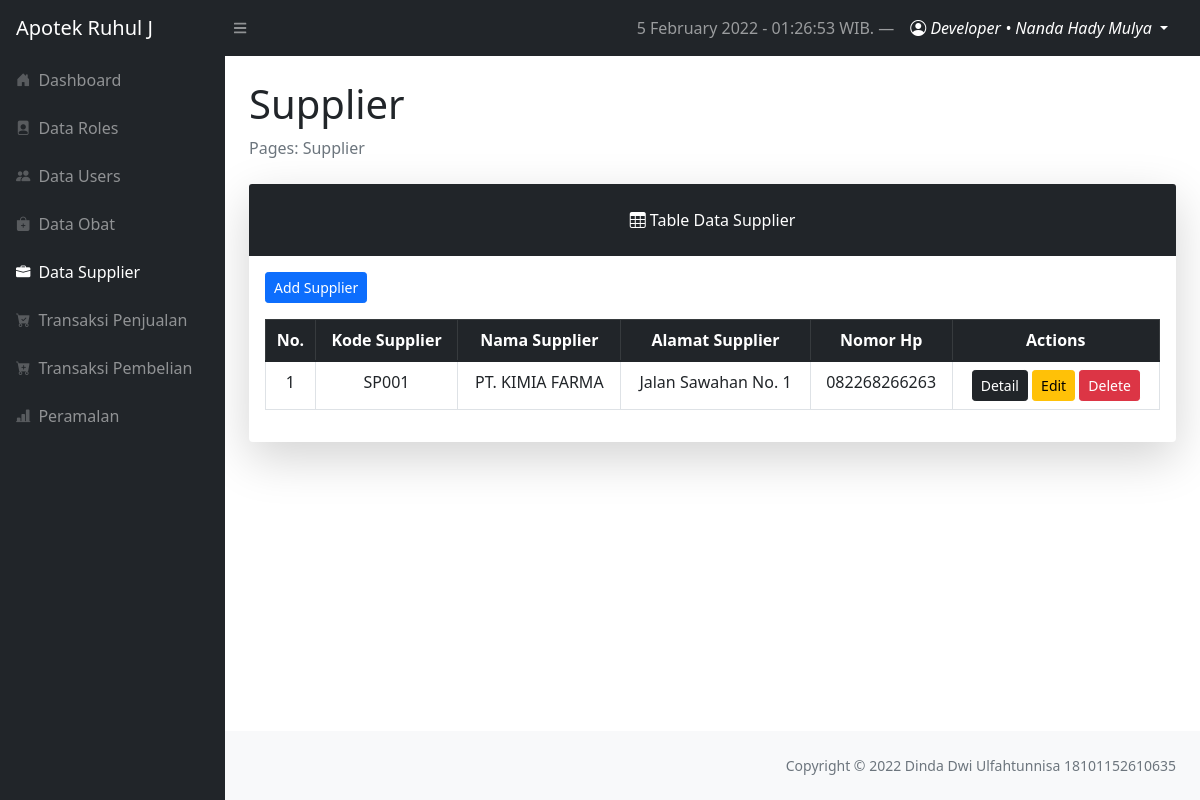
The page /layouts/dashboard/index.php?page=supplier (signed in) on the database as committed earlier.
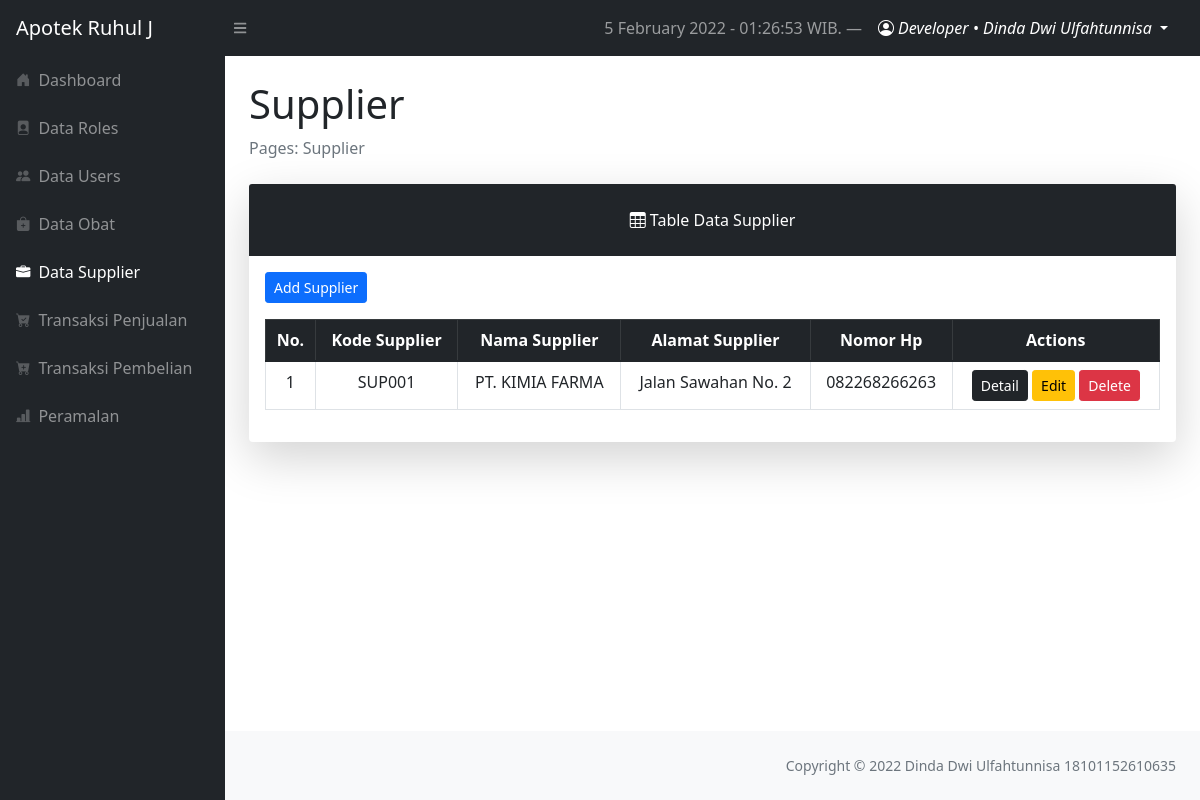
The same page on the database as committed later.
### tables this page shows
CREATE TABLE `tbl_supplier` (
  `supplier_id` int(11) NOT NULL,
  `kode_supplier` varchar(10) NOT NULL,
  `nama_supplier` varchar(50) NOT NULL,
  `alamat` text NOT NULL,
  `nohp` varchar(13) NOT NULL
);

### config/functionDate.php (called while the page is built, shortened)
<?php
$timenow = date("j F Y - H:i:s");

### config/config.php (called while the page is built, shortened)
<?php
$localhost  = "localhost";
$username   = "root";
$password   = "";
$db         = "skripsi_dinda";
$conn = mysqli_connect($localhost, $username, $password, $db);
function query($query)
{
    global $conn;
    $result = mysqli_query($conn, $query);
    while ($row = mysqli_fetch_assoc($result)) {
        $rows[] = $row;
    }
    return $rows;
}

### layouts/dashboard/supplier/index.php (the view, shortened to what this page needs)
<?php
require '../../config/config.php';
$suppliers = query("SELECT * FROM tbl_supplier");
$no = 1;
?>
<main>
    <div class="container-fluid px-4">
        <h1 class="mt-4">Supplier</h1>
        <ol class="breadcrumb mb-4">
            <li class="breadcrumb-item active">Pages: Supplier</li>
        </ol>
        <div class="card shadow-lg border-0 mb-4">
            <div class="card-header border-0 text-center p-4 bg-dark text-white">
                <i class="bi bi-table"></i>
                Table Data Supplier
            </div>
            <div class="card-body">
                <a href="?page=supplier/create" class="btn btn-sm btn-primary mb-3">Add Supplier</a>
                <table class="table table-bordered table-hover table-responsive-sm text-center">
                    <thead class="table-dark">
                        <th scope="col">No.</th>
                        <th scope="col">Kode Supplier</th>
                        <th scope="col">Nama Supplier</th>
                        <th scope="col">Alamat Supplier</th>
                        <th scope="col">Nomor Hp</th>
                        <th scope="col">Actions</th>
                    </thead>
                    <tbody>
                        <?php foreach ($suppliers as $supplier) : ?>
                            <tr>
                                <td><?= $no++; ?></td>
                                <td><?= $supplier['kode_supplier']; ?></td>
                                <td><?= $supplier['nama_supplier']; ?></td>
                                <td><?= $supplier['alamat']; ?></td>
                                <td><?= $supplier['nohp']; ?></td>
                                <td>
                                    <a href="index.php?page=supplier/detail&id=<?= $supplier['supplier_id'] ?>" class="btn btn-sm btn-dark">Detail</a>
                                    <a href="index.php?page=supplier/update&id=<?= $supplier['supplier_id'] ?>" class="btn btn-sm btn-warning">Edit</a>
                                    <a href="index.php?page=supplier/delete&id=<?= $supplier['supplier_id'] ?>" class="btn btn-sm btn-danger" onclick="return confirm('Are you sure to delete user?')">Delete</a>
                                </td>
                            </tr>
                        <?php endforeach; ?>
                    </tbody>
                </table>
            </div>
        </div>
</main>

### layouts/components/topnav.php (shortened to what this page needs)
<nav class="sb-topnav navbar navbar-expand navbar-dark bg-dark">
    <a class="navbar-brand ps-3" href="index.php?page=dashboard">Apotek Ruhul J</a>
    <button class="btn btn-link btn-sm order-1 order-lg-0 me-4 me-lg-0" id="sidebarToggle" href="#!">
        <i class="fas fa-bars"></i>
    </button>
    <div class="d-none d-md-inline-block ms-auto">
        <ul class="navbar-nav ms-md-0 me-3 me-lg-4">
            <li class="nav-item text-white">
                <a href="#" class="nav-link"><?= $timenow; ?> WIB. &mdash;</a>
            </li>
            <li class="nav-item dropdown">
                <a class="nav-link dropdown-toggle text-white" id="navbarDropdown" href="#" role="button" data-bs-toggle="dropdown" aria-expanded="false">
                    <i class="bi bi-person-circle"></i>
                    <span class="text-capitalize fst-italic">
                        <?= $_SESSION['username']; ?> &bull; <?= $_SESSION['fullname']; ?>
                    </span>
                </a>
            </li>
        </ul>
</nav>

Rows that differ between the two databases and show on the page:
changed tbl_supplier "PT. KIMIA FARMA": kode_supplier "SP001" → "SUP001"; alamat "Jalan Sawahan No. 1" → "Jalan Sawahan No. 2"
Other text that changed with them:
$_SESSION['fullname']: "Nanda Hady Mulya" → "Dinda Dwi Ulfahtunnisa"
